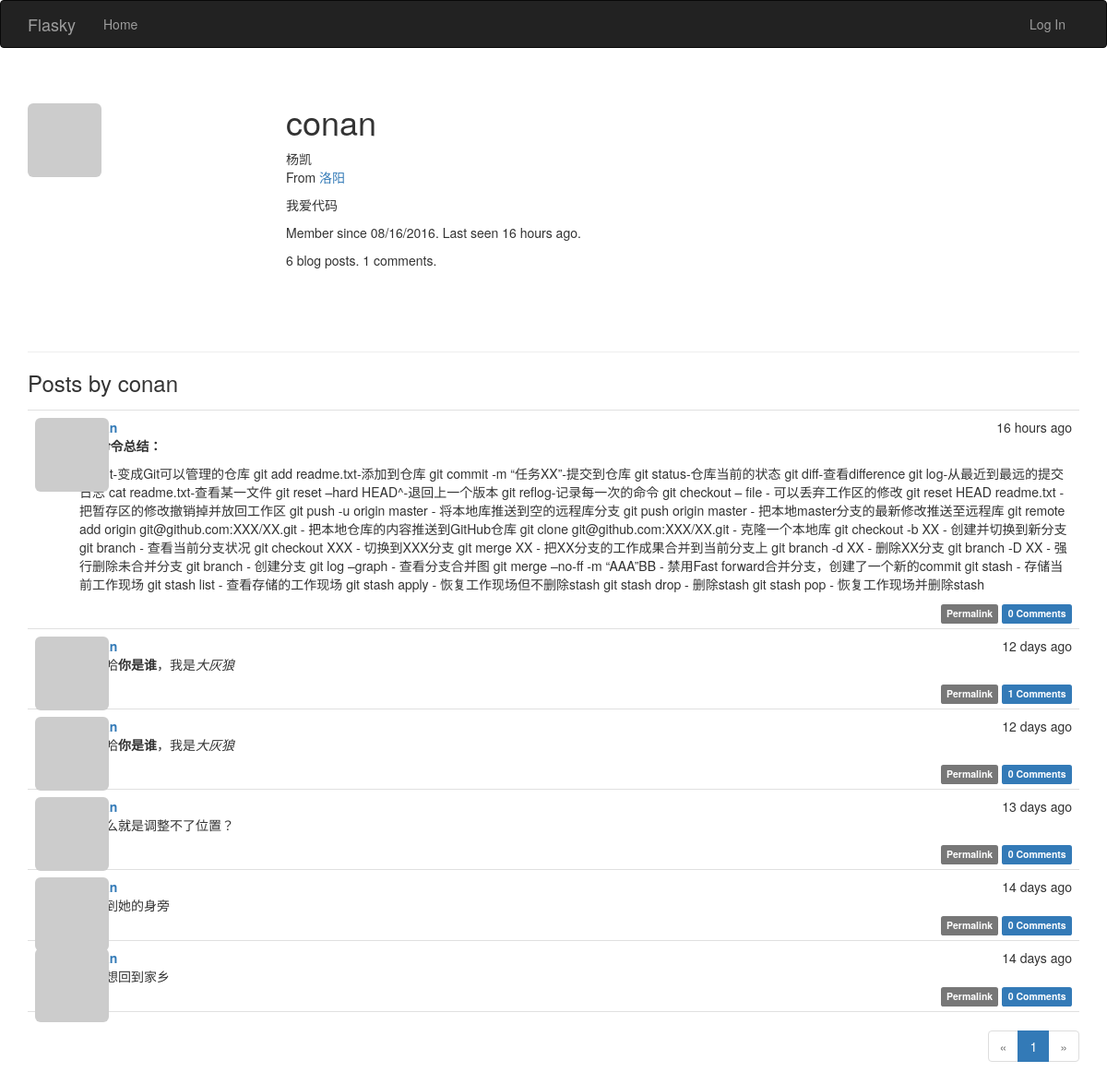
Before: /user/conan with the older database file.
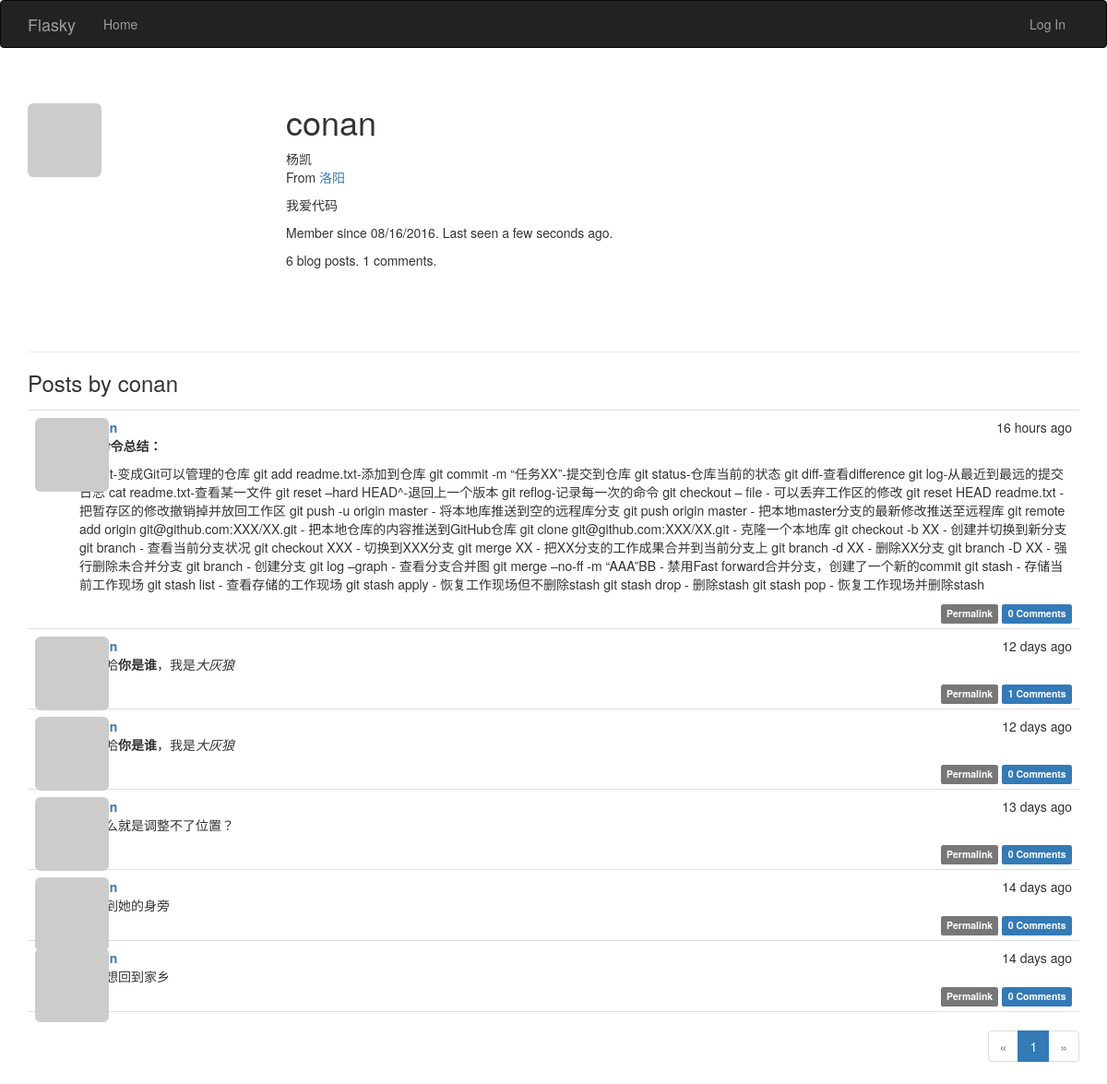
After: the same page with the newer database file.
### app/models.py (models this page shows, shortened)
class User(UserMixin,db.Model):
    __tablename__ = 'users'
    sqlite_autoincrement = True
    id = db.Column(db.Integer, primary_key=True)
    email = db.Column(db.String(64), unique=True, index=True)
    username = db.Column(db.String(64), unique=True, index=True)
    role_id = db.Column(db.Integer, db.ForeignKey('roles.id'))
    password_hash = db.Column(db.String(128))
    confirmed = db.Column(db.Boolean, default=False)
    name = db.Column(db.String(64))
    location = db.Column(db.String(64))
    about_me = db.Column(db.Text())
    member_since = db.Column(db.DateTime(), default=datetime.utcnow)
    last_seen = db.Column(db.DateTime(), default=datetime.utcnow)
    avatar_hash = db.Column(db.String(32))
    posts = db.relationship('Post', backref='author', lazy='dynamic')  # posts和comments都需要关联author才行，所以两个都有
    comments = db.relationship('Comment', backref='author', lazy='dynamic')
    @property
    def password(self):  # 若尝试读取password的值会返回属性错误，因为生成了散列值后不能还原
        raise AttributeError('password is not a readable attribute')
    def gravatar(self, size=100, default='identicon', rating='g'):
        if request.is_secure:
            url = 'https://secure.gravatar.com/avatar'
        else:
            url = 'http://cn.gravatar.com/avatar'
        hash = self.avatar_hash or hashlib.md5(self.email.encode('utf-8')).hexdigest()
        return '{url}/{hash}?s={size}&d={default}&r={rating}'.format(
            url=url, hash=hash, size=size, default=default, rating=rating)

class Post(db.Model):
    __tablename__ = 'posts'
    id = db.Column(db.Integer, primary_key=True)
    body = db.Column(db.Text)
    timestamp = db.Column(db.DateTime, index=True, default=datetime.utcnow)  # 有默认值
    author_id = db.Column(db.Integer, db.ForeignKey('users.id'))
    body_html = db.Column(db.Text)
    comments = db.relationship('Comment', backref='post', lazy='dynamic')

### app/main/views.py (the view)
@main.route('/user/<username>')
def user(username):
    user = User.query.filter_by(username=username).first_or_404()  # 非常简洁的写法
    page = request.args.get('page', 1, type=int)
    pagination = user.posts.order_by(Post.timestamp.desc()).paginate(
        page, per_page=7,
        error_out=False)
    posts = pagination.items
    return render_template('user.html', user=user, posts=posts,
                           pagination=pagination)

### app/auth/views.py (called while the page is built)
@auth.before_app_request
def before_request():
    if current_user.is_authenticated:
        current_user.ping()
        if not current_user.confirmed \
                and request.endpoint[:5] != 'auth.' \
                and request.endpoint != 'static':
            return redirect(url_for('auth.unconfirmed'))

### app/main/__init__.py (called while the page is built)
@main.app_context_processor  # 把permission类加入模板
def inject_permissions():
    return dict(Permission=Permission)

### app/models.py (called while the page is built)
    def is_administrator(self):
        return False

### app/templates/user.html (shortened to what this page needs)
{% extends "base.html" %}
{% import "_macros.html" as macros %}
{% block page_content %}
<div class="page-header">
    <img class="img-rounded profile-thumbnail" src="{{ user.gravatar(size=256) }}">
    <div class="profile-header">
        <h1>{{ user.username }}</h1>
        {% if user.name or user.location %}
        <p>
            {% if user.name %}{{ user.name }}<br>{% endif %}
            {% if user.location %}
                From <a href="http://maps.google.com/?q={{ user.location }}">{{ user.location }}</a><br>
            {% endif %}
        </p>
        {% endif %}
        {% if user.about_me %}<p>{{ user.about_me }}</p>{% endif %}
        <p>Member since {{ moment(user.member_since).format('L') }}. Last seen {{ moment(user.last_seen).fromNow() }}.</p>
        <p>{{ user.posts.count() }} blog posts. {{ user.comments.count() }} comments.</p>
    </div>
</div>
<h3>Posts by {{ user.username }}</h3>
{% include '_posts.html' %}
{% if pagination %}
<div class="pagination">
    {{ macros.pagination_widget(pagination, '.user', username=user.username) }}
</div>
{% endif %}
{% endblock %}

### app/templates/base.html (shortened to what this page needs)
{% extends "bootstrap/base.html" %}
{% block head %}
{{ super() }}
<link rel="stylesheet" type="text/css" href="{{ url_for('static', filename='styles.css') }}">
{% endblock %}
{% block navbar %}
<div class="navbar navbar-inverse" role="navigation">
    <div class="container">
        <div class="navbar-header">
            <a class="navbar-brand" href="{{ url_for('main.index') }}">Flasky</a>
        </div>
        <div class="navbar-collapse collapse">
            <ul class="nav navbar-nav">
                <li><a href="{{ url_for('main.index') }}">Home</a></li>
            </ul>
            <ul class="nav navbar-nav navbar-right">
                {% if current_user.is_authenticated %}
                <li class="dropdown">
                    <a href="#" class="dropdown-toggle" data-toggle="dropdown">
                        <img src="{{ current_user.gravatar(size=18) }}">
                        Account <b class="caret"></b>
                    </a>
                    <ul class="dropdown-menu">
                        <li><a href="{{ url_for('auth.logout') }}">Log Out</a></li>
                    </ul>
                </li>
                {% else %}
                <li><a href="{{ url_for('auth.login') }}">Log In</a></li>
                {% endif %}
            </ul>
        </div>
    </div>
</div>
{% endblock %}
{% block content %}
<div class="container">
    {% block page_content %}{% endblock %}
</div>
{% endblock %}

### app/templates/_macros.html
{% macro pagination_widget(pagination, endpoint, fragment='') %}
<ul class="pagination">
    <li{% if not pagination.has_prev %} class="disabled"{% endif %}>
        <a href="{% if pagination.has_prev %}{{ url_for(endpoint, page=pagination.prev_num, **kwargs) }}{{ fragment }}{% else %}#{% endif %}">
            &laquo;
        </a>
    </li>
    {% for p in pagination.iter_pages() %}
        {% if p %}
            {% if p == pagination.page %}
            <li class="active">
                <a href="{{ url_for(endpoint, page = p, **kwargs) }}{{ fragment }}">{{ p }}</a>
            </li>
            {% else %}
            <li>
                <a href="{{ url_for(endpoint, page = p, **kwargs) }}{{ fragment }}">{{ p }}</a>
            </li>
            {% endif %}
        {% else %}
        <li class="disabled"><a href="#">&hellip;</a></li>
        {% endif %}
    {% endfor %}
    <li{% if not pagination.has_next %} class="disabled"{% endif %}>
        <a href="{% if pagination.has_next %}{{ url_for(endpoint, page=pagination.next_num, **kwargs) }}{{ fragment }}{% else %}#{% endif %}">
            &raquo;
        </a>
    </li>
</ul>
{% endmacro %}

### app/templates/_posts.html (shortened to what this page needs)
<ul class="posts">
    {% for post in posts %}
    <li class="post">
        <div class="post-thumbnail">
            <a href="{{ url_for('.user', username=post.author.username) }}">
                <img class="img-rounded profile-thumbnail" src="{{ post.author.gravatar(size=40) }}">
            </a>
        </div>
        <div class="post-content">
            <div class="post-date">{{ moment(post.timestamp).fromNow() }}</div>
            <div class="post-author"><a href="{{ url_for('.user', username=post.author.username) }}">{{ post.author.username }}</a></div>
            <div class="post-body">
                {% if post.body_html %}
                    {{ post.body_html | safe }}
                {% else %}
                    {{ post.body }}
                {% endif %}
            </div>
            <div class="post-footer">
                <a href="{{ url_for('.post', id=post.id) }}">
                    <span class="label label-default">Permalink</span>
                </a>
                 <a href="{{ url_for('.post', id=post.id) }}#comments">
                    <span class="label label-primary">{{ post.comments.count() }} Comments</span>
                </a>
            </div>
        </div>
    </li>
    {% endfor %}
</ul>

### app/static/styles.css (style rules this page uses)
.profile-thumbnail { position: absolute; }
.profile-header { min-height: 260px; margin-left: 280px; }
ul.posts { list-style-type: none; padding: 0px; margin: 16px 0px 0px 0px; border-top: 1px solid #e0e0e0; }
ul.posts li.post { padding: 8px; border-bottom: 1px solid #e0e0e0; }
div.post-date { float: right; }
div.post-author { font-weight: bold; }
div.post-thumbnail { position: absolute; }
div.post-content { margin-left: 48px; min-height: 48px; }
div.post-footer { text-align: right; }
div.pagination { width: 100%; text-align: right; padding: 0px; margin: 0px; }

Changed rows visible on the page:
changed User "conan": last_seen "16 hours ago" → "a few seconds ago"
